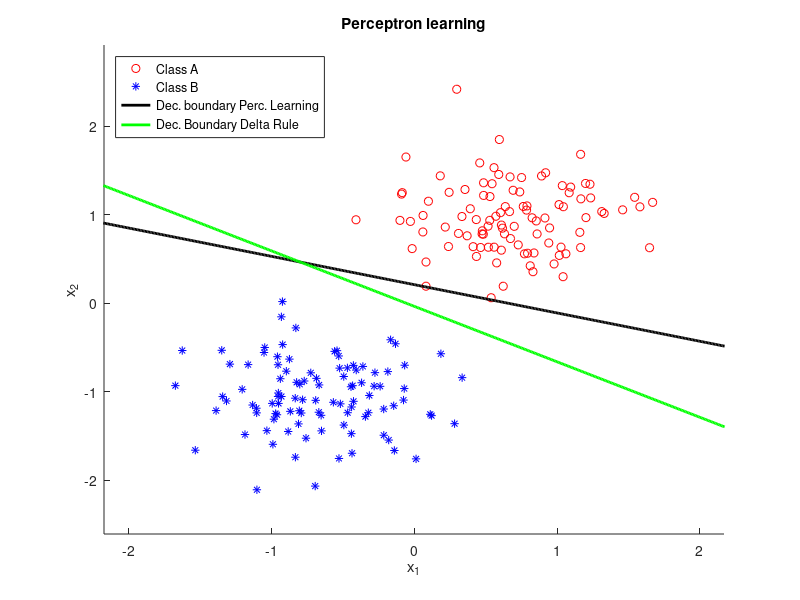

Write MATLAB code to recreate this figure.
clear
close all

% Data generation

n = 100; % Number of data
nInputs = 2;
nOutputs = 1;
mA = [ 0.75, 1]; sigmaA = 0.4; % Mean and std. dev of A
mB = [-0.75, -1]; sigmaB = 0.4; % Mean and std. dev of B

classA(1,:) = randn(1,n) .* sigmaA + mA(1);
classA(2,:) = randn(1,n) .* sigmaA + mA(2);
classB(1,:) = randn(1,n) .* sigmaB + mB(1);
classB(2,:) = randn(1,n) .* sigmaB + mB(2);

p = randperm(n);

% Input data

X = [classA classB];
index = randperm(2*n);

X(1,:) = X(1,index); % X => input matrix
X(2,:) = X(2,index);
X(3,:) = -ones(1,2*n);

T = sign(n-index); % T => target matrix
T(T==0) = 1;

rate = 0.001; % learning rate or step size
W = 0.2*randn(nOutputs,nInputs+1); % Random initialization of W = [w1 w2 theta]
% Neccesary variables for plotting the decision boundary

x1 = -4:0.01:4;
x2 = W(3)/W(2)-W(1)*x1/W(2);

Y1 = W*X; % output before thresholding
Y = sign(Y1); % output after thresholding
e = 0.5*(T-Y); %error

while any(e) == 1
    clf('reset') % Clear current figure
    Y1 = W*X; % output before thresholding
    Y = sign(Y1); % output after thresholding
    e = 0.5*(T-Y); % error calculation
    deltaW = rate*e*transpose(X); % change of deltaW
    W = W + deltaW; % update W
    x2 = W(3)/W(2)-W(1)*x1/W(2); % update x2 for plotting
    hold on
    plot(classA(1,:),classA(2,:),'or')
    plot(classB(1,:),classB(2,:),'*b')
    plot(x1,x2,'k','LineWidth',2)
    xlabel('x_{1}')
    ylabel('x_{2}')
    title('Perceptron learning')
    legend('Class A','Class B','Decision boundary','Location','NorthWest')
    axis ([min(X(1,:))-0.5 max(X(1,:))+0.5 min(X(2,:))-0.5 max(X(2,:))+0.5])
    hold off
    drawnow
end

x1_pl = x1;
x2_pl = x2;
mse = [];
deltaErr = 1000;
deltaW = [1000 1000 1000]; % initial deltaW
W = 0.2*randn(nOutputs,nInputs+1); % Random initialization of W = [w1 w2 theta]

while deltaErr>=1e-6
    clf('reset') % Clear current figure
    Y1 = W*X; % output before thresholding
    Y = sign(Y1); % output after thresholding
    e = 0.5*(T-Y1); % error calculation
    mse(end+1) = sum(e.^2)/length(e);
    deltaW = rate*e*transpose(X); % change of deltaW
    W = W + deltaW; % update W
    x2 = W(3)/W(2)-W(1)*x1/W(2); % update x2 for plotting
    hold on
    plot(classA(1,:),classA(2,:),'or')
    plot(classB(1,:),classB(2,:),'*b')
    plot(x1_pl,x2_pl,'k','LineWidth',2)
    plot(x1,x2,'g','LineWidth',2)
    xlabel('x_{1}')
    ylabel('x_{2}')
    title('Perceptron learning')
    legend('Class A','Class B','Dec. boundary Perc. Learning','Dec. Boundary Delta Rule','Location','NorthWest')
    axis ([min(X(1,:))-0.5 max(X(1,:))+0.5 min(X(2,:))-0.5 max(X(2,:))+0.5])
    hold off
    drawnow
    if (length(mse)>1)
        deltaErr = abs(mse(end-1) - mse(end));
    end
end

